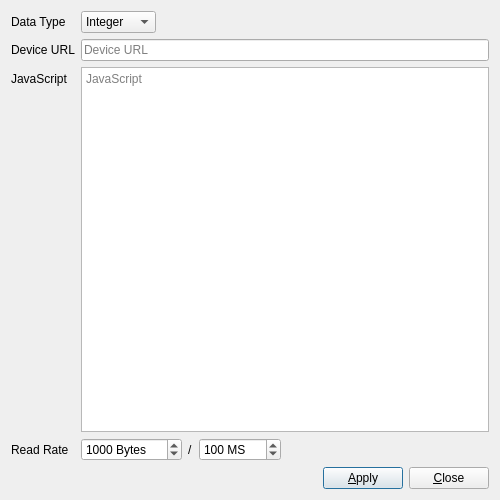
<?xml version="1.0" encoding="UTF-8"?>
<ui version="4.0">
 <class>glitch_device_display_properties</class>
 <widget class="QDialog" name="glitch_device_display_properties">
  <property name="geometry">
   <rect>
    <x>0</x>
    <y>0</y>
    <width>500</width>
    <height>500</height>
   </rect>
  </property>
  <property name="windowTitle">
   <string>Glitch: Device Display Properties</string>
  </property>
  <property name="windowIcon">
   <iconset resource="../Icons/icons.qrc">
    <normaloff>:/Logo/glitch-logo.png</normaloff>:/Logo/glitch-logo.png</iconset>
  </property>
  <layout class="QVBoxLayout" name="verticalLayout">
   <item>
    <layout class="QFormLayout" name="formLayout">
     <item row="0" column="0">
      <widget class="QLabel" name="label_3">
       <property name="text">
        <string>Data Type</string>
       </property>
      </widget>
     </item>
     <item row="0" column="1">
      <layout class="QHBoxLayout" name="horizontalLayout_3">
       <item>
        <widget class="QComboBox" name="data_type">
         <property name="sizeAdjustPolicy">
          <enum>QComboBox::AdjustToContents</enum>
         </property>
         <item>
          <property name="text">
           <string>Integer</string>
          </property>
         </item>
         <item>
          <property name="text">
           <string>Rational</string>
          </property>
         </item>
         <item>
          <property name="text">
           <string>String</string>
          </property>
         </item>
        </widget>
       </item>
       <item>
        <spacer name="horizontalSpacer_3">
         <property name="orientation">
          <enum>Qt::Horizontal</enum>
         </property>
         <property name="sizeHint" stdset="0">
          <size>
           <width>40</width>
           <height>20</height>
          </size>
         </property>
        </spacer>
       </item>
      </layout>
     </item>
     <item row="1" column="0">
      <widget class="QLabel" name="label">
       <property name="text">
        <string>Device URL</string>
       </property>
      </widget>
     </item>
     <item row="1" column="1">
      <widget class="QLineEdit" name="device_url">
       <property name="toolTip">
        <string>&lt;!DOCTYPE HTML PUBLIC &quot;-//W3C//DTD HTML 4.0//EN&quot; &quot;http://www.w3.org/TR/REC-html40/strict.dtd&quot;&gt;
&lt;html&gt;&lt;head&gt;&lt;meta name=&quot;qrichtext&quot; content=&quot;1&quot; /&gt;&lt;style type=&quot;text/css&quot;&gt;
p, li { white-space: pre-wrap; }
&lt;/style&gt;&lt;/head&gt;&lt;body style=&quot; font-family:'Noto Sans'; font-size:10pt; font-weight:400; font-style:normal;&quot;&gt;
&lt;p style=&quot; margin-top:12px; margin-bottom:12px; margin-left:0px; margin-right:0px; -qt-block-indent:0; text-indent:0px;&quot;&gt;file://path&lt;/p&gt;
&lt;p style=&quot; margin-top:12px; margin-bottom:12px; margin-left:0px; margin-right:0px; -qt-block-indent:0; text-indent:0px;&quot;&gt;https://example.org&lt;/p&gt;
&lt;p style=&quot; margin-top:12px; margin-bottom:12px; margin-left:0px; margin-right:0px; -qt-block-indent:0; text-indent:0px;&quot;&gt;tcp://host:port&lt;/p&gt;&lt;/body&gt;&lt;/html&gt;</string>
       </property>
       <property name="placeholderText">
        <string>Device URL</string>
       </property>
      </widget>
     </item>
     <item row="2" column="0">
      <widget class="QLabel" name="label_2">
       <property name="text">
        <string>JavaScript</string>
       </property>
      </widget>
     </item>
     <item row="2" column="1">
      <widget class="QPlainTextEdit" name="javascript">
       <property name="placeholderText">
        <string>JavaScript</string>
       </property>
      </widget>
     </item>
     <item row="3" column="0">
      <widget class="QLabel" name="label_4">
       <property name="text">
        <string>Read Rate</string>
       </property>
      </widget>
     </item>
     <item row="3" column="1">
      <layout class="QHBoxLayout" name="horizontalLayout_2">
       <item>
        <widget class="QSpinBox" name="read_rate_size">
         <property name="toolTip">
          <string>[1, 1048576]</string>
         </property>
         <property name="suffix">
          <string> Bytes</string>
         </property>
         <property name="minimum">
          <number>1</number>
         </property>
         <property name="maximum">
          <number>1048576</number>
         </property>
         <property name="value">
          <number>1000</number>
         </property>
        </widget>
       </item>
       <item>
        <widget class="QLabel" name="label_5">
         <property name="text">
          <string>/</string>
         </property>
        </widget>
       </item>
       <item>
        <widget class="QSpinBox" name="read_rate_interval">
         <property name="toolTip">
          <string>[1, 10000]</string>
         </property>
         <property name="suffix">
          <string> MS</string>
         </property>
         <property name="minimum">
          <number>1</number>
         </property>
         <property name="maximum">
          <number>10000</number>
         </property>
         <property name="value">
          <number>100</number>
         </property>
        </widget>
       </item>
       <item>
        <spacer name="horizontalSpacer_2">
         <property name="orientation">
          <enum>Qt::Horizontal</enum>
         </property>
         <property name="sizeHint" stdset="0">
          <size>
           <width>40</width>
           <height>20</height>
          </size>
         </property>
        </spacer>
       </item>
      </layout>
     </item>
    </layout>
   </item>
   <item>
    <layout class="QHBoxLayout" name="horizontalLayout_19">
     <item>
      <spacer name="horizontalSpacer">
       <property name="orientation">
        <enum>Qt::Horizontal</enum>
       </property>
       <property name="sizeHint" stdset="0">
        <size>
         <width>40</width>
         <height>20</height>
        </size>
       </property>
      </spacer>
     </item>
     <item>
      <widget class="QPushButton" name="apply">
       <property name="text">
        <string>&amp;Apply</string>
       </property>
      </widget>
     </item>
     <item>
      <widget class="QPushButton" name="close">
       <property name="text">
        <string>&amp;Close</string>
       </property>
      </widget>
     </item>
    </layout>
   </item>
  </layout>
 </widget>
 <tabstops>
  <tabstop>data_type</tabstop>
  <tabstop>device_url</tabstop>
  <tabstop>javascript</tabstop>
  <tabstop>read_rate_size</tabstop>
  <tabstop>read_rate_interval</tabstop>
  <tabstop>apply</tabstop>
  <tabstop>close</tabstop>
 </tabstops>
 <resources>
  <include location="../Icons/icons.qrc"/>
 </resources>
 <connections/>
</ui>
